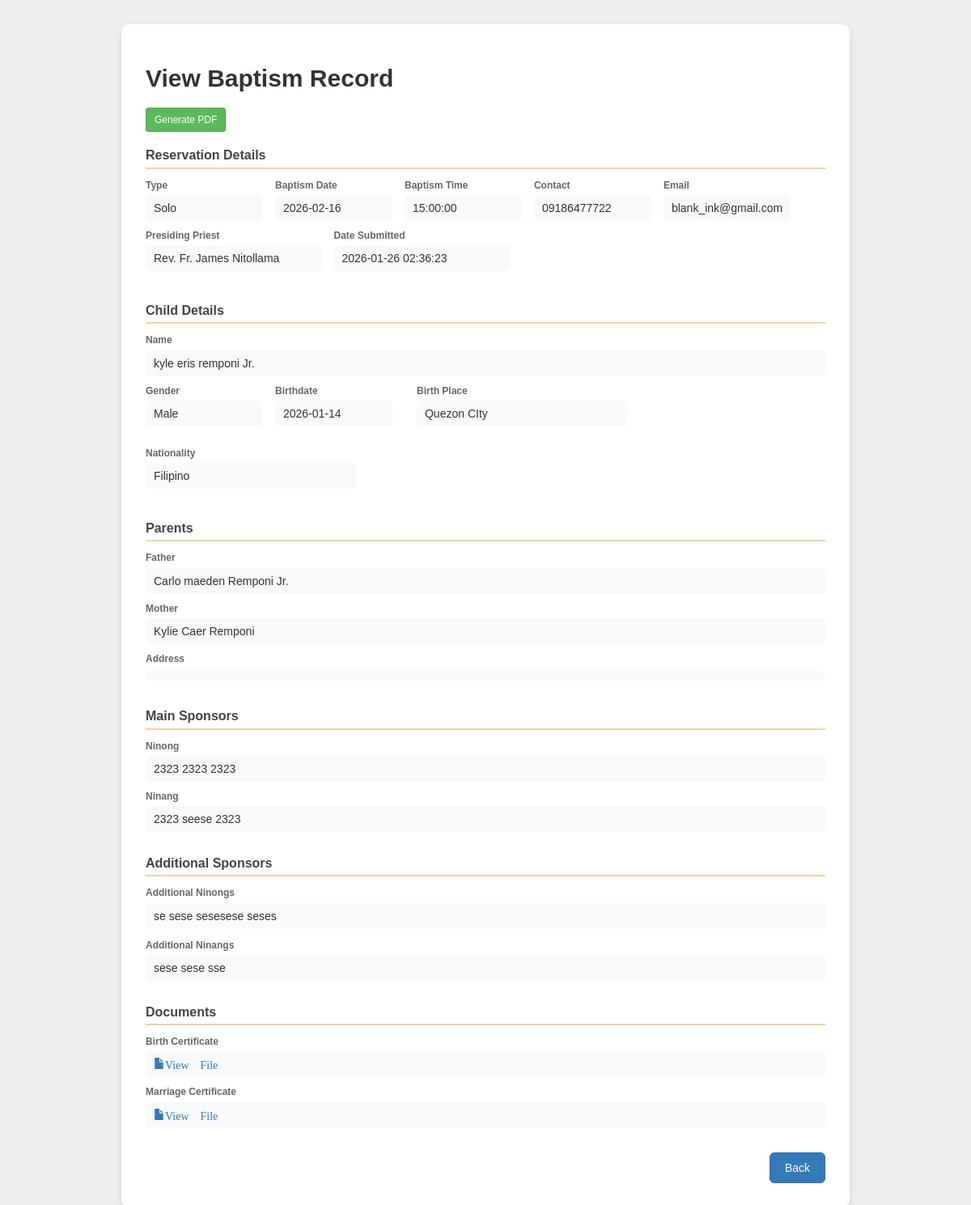
Screenshot of /private/sacraments/baptism/s_baptism_view.php?id=109 (signed in) with the database file from the repository.
### tables this page shows
CREATE TABLE `baptisms` (
  `id` int(11) NOT NULL,
  `reservation_user_id` int(11) DEFAULT NULL,
  `baptism_type` enum('Regular','Solo') NOT NULL,
  `status` varchar(20) DEFAULT 'Pending',
  `decline_reason` text DEFAULT NULL,
  `notif` tinyint(1) NOT NULL DEFAULT 0,
  `email` varchar(100) DEFAULT NULL,
  `contact` varchar(20) DEFAULT NULL,
  `date` date NOT NULL,
  `time` time DEFAULT NULL,
  `created_at` timestamp NOT NULL DEFAULT current_timestamp(),
  `rehearsal_date` date DEFAULT NULL,
  `rehearsal_time` time DEFAULT NULL,
  `child_firstname` varchar(30) NOT NULL,
  `child_middlename` varchar(30) DEFAULT NULL,
  `child_lastname` varchar(30) NOT NULL,
  `child_suffix` varchar(30) DEFAULT NULL,
  `child_gender` varchar(6) NOT NULL,
  `child_nat` varchar(12) DEFAULT 'Filipino',
  `birth_date` date NOT NULL,
  `birth_place` varchar(255) NOT NULL,
  `mother_firstname` varchar(30) NOT NULL,
  `mother_middlename` varchar(30) DEFAULT NULL,
  `mother_lastname` varchar(30) NOT NULL,
  `father_firstname` varchar(30) NOT NULL,
  `father_middlename` varchar(30) DEFAULT NULL,
  `father_lastname` varchar(30) NOT NULL,
  `father_suffix` varchar(30) DEFAULT NULL,
  `address` varchar(250) DEFAULT NULL,
  `married` varchar(3) DEFAULT NULL,
  `marriage_type` varchar(15) DEFAULT 'Single',
  `birth_certificate` varchar(300) DEFAULT NULL,
  `marriage_certificate` varchar(300) DEFAULT NULL,
  `province` varchar(30) DEFAULT NULL,
  `city` varchar(30) DEFAULT NULL,
  `street_no` varchar(30) DEFAULT NULL,
  `barangay` varchar(30) DEFAULT NULL,
  `presiding_priest` varchar(50) DEFAULT 'Rev. Fr. James Nitollama'
);

CREATE TABLE `ninong_tbl` (
  `ninong_id` int(11) NOT NULL,
  `baptism_id` int(11) DEFAULT NULL,
  `wedding_id` int(11) DEFAULT NULL,
  `confirmation_id` int(11) DEFAULT NULL,
  `ninong_firstname` varchar(30) NOT NULL,
  `ninong_middlename` varchar(30) DEFAULT NULL,
  `ninong_lastname` varchar(30) NOT NULL,
  `ninong_suffix` varchar(30) DEFAULT NULL
);

CREATE TABLE `ninang_tbl` (
  `ninang_id` int(11) NOT NULL,
  `baptism_id` int(11) DEFAULT NULL,
  `wedding_id` int(11) DEFAULT NULL,
  `confirmation_id` int(11) DEFAULT NULL,
  `ninang_firstname` varchar(30) NOT NULL,
  `ninang_middlename` varchar(30) DEFAULT NULL,
  `ninang_lastname` varchar(30) DEFAULT NULL
);

CREATE TABLE `as_ninong_tbl` (
  `as_ninong_id` int(11) NOT NULL,
  `baptism_id` int(11) DEFAULT NULL,
  `wedding_id` int(11) DEFAULT NULL,
  `confirmation_id` int(11) DEFAULT NULL,
  `as_ninong_firstname` varchar(30) NOT NULL,
  `as_ninong_middlename` varchar(30) DEFAULT NULL,
  `as_ninong_lastname` varchar(30) NOT NULL,
  `as_ninong_suffix` varchar(30) DEFAULT NULL
);

CREATE TABLE `as_ninang_tbl` (
  `as_ninang_id` int(11) NOT NULL,
  `baptism_id` int(11) DEFAULT NULL,
  `wedding_id` int(11) DEFAULT NULL,
  `confirmation_id` int(11) DEFAULT NULL,
  `as_ninang_firstname` varchar(30) NOT NULL,
  `as_ninang_middlename` varchar(30) DEFAULT NULL,
  `as_ninang_lastname` varchar(30) NOT NULL
);

### private/sacraments/baptism/s_baptism_view.php (the view, shortened to what this page needs)
<?php
require_once '../connection.php';
$id = intval($_GET['id']);
try {
    $stmt = $dbh->prepare("SELECT * FROM baptisms WHERE id=:id LIMIT 1");
    $stmt->execute([':id' => $id]);
    $baptism = $stmt->fetch(PDO::FETCH_ASSOC);
    $stmt = $dbh->prepare("SELECT * FROM ninong_tbl WHERE baptism_id=:id LIMIT 1");
    $stmt->execute([':id' => $id]);
    $ninong = $stmt->fetch(PDO::FETCH_ASSOC) ?: [];
    $stmt = $dbh->prepare("SELECT * FROM ninang_tbl WHERE baptism_id=:id LIMIT 1");
    $stmt->execute([':id' => $id]);
    $ninang = $stmt->fetch(PDO::FETCH_ASSOC) ?: [];
    $stmt = $dbh->prepare("SELECT * FROM as_ninong_tbl WHERE baptism_id=:id");
    $stmt->execute([':id' => $id]);
    $asNinongs = $stmt->fetchAll(PDO::FETCH_ASSOC);
    $stmt = $dbh->prepare("SELECT * FROM as_ninang_tbl WHERE baptism_id=:id");
    $stmt->execute([':id' => $id]);
    $asNinangs = $stmt->fetchAll(PDO::FETCH_ASSOC);
} catch (PDOException $e) {
    die("Database Error: " . $e->getMessage());
}
function v($arr, $key) {
    return htmlspecialchars($arr[$key] ?? '');
}
?>
<!doctype html>
<html lang="en">
<head>
<link href="https://maxcdn.bootstrapcdn.com/bootstrap/3.3.0/css/bootstrap.min.css" rel="stylesheet"/>
<link href='../../../stylesheets/private/sacrament_insert.css' rel='stylesheet'>
</head>
<body>
<div class="record-container">
  <h2>View Baptism Record</h2>
<a href='../../certificate/baptism_cert.php?id=<?= $baptism['id'] ?>' class='btn btn-success btn-sm'>Generate PDF</a>
  <div class="record-section">
    <h3>Reservation Details</h3>
    <div class="row record-inline">
      <div class="col-md-2 record-row"><span class="record-label">Type</span><div class="record-value"><?= v($baptism,'baptism_type') ?></div></div>
      <div class="col-md-2 record-row"><span class="record-label">Baptism Date</span><div class="record-value"><?= v($baptism,'date') ?></div></div>
      <div class="col-md-2 record-row"><span class="record-label">Baptism Time</span><div class="record-value"><?= v($baptism,'time') ?></div></div>
      <div class="col-md-2 record-row"><span class="record-label">Contact</span><div class="record-value"><?= v($baptism,'contact') ?></div></div>
      <div class="col-md-2 record-row"><span class="record-label">Email</span><div class="record-value"><?= v($baptism,'email') ?></div></div>
    </div>
    <div class="row record-inline">
      <div class="col-md-3 record-row">
        <span class="record-label">Presiding Priest</span><div class="record-value"><?= v($baptism,'presiding_priest') ?></div>
      </div>
      <div class="col-md-3 record-row">
          <span class="record-label">Date Submitted</span><div class="record-value"><?= v($baptism,'created_at') ?></div>
      </div>
    </div>
  </div>
  <div class="record-section">
    <h3>Child Details</h3>
    <div class="record-row">
      <span class="record-label">Name</span>
      <div class="record-value">
        <?= v($baptism,'child_firstname') ?>
        <?= v($baptism,'child_middlename') ?>
        <?= v($baptism,'child_lastname') ?>
        <?= v($baptism,'child_suffix') ?>
      </div>
    </div>
    <div class="row record-inline">
      <div class="col-md-2 record-row"><span class="record-label">Gender</span><div class="record-value"><?= v($baptism,'child_gender') ?></div></div>
      <div class="col-md-2 record-row"><span class="record-label">Birthdate</span><div class="record-value"><?= v($baptism,'birth_date') ?></div></div>
      <div class="col-md-4 record-row"><span class="record-label">Birth Place</span><div class="record-value"><?= v($baptism,'birth_place') ?></div></div>
      <div class="col-md-4 record-row"><span class="record-label">Nationality</span><div class="record-value"><?= v($baptism,'child_nat') ?></div></div>
    </div>
  </div>
  <div class="record-section">
    <h3>Parents</h3>
    <div class="record-row">
      <span class="record-label">Father</span>
      <div class="record-value">
        <?= v($baptism,'father_firstname') ?>
        <?= v($baptism,'father_middlename') ?>
        <?= v($baptism,'father_lastname') ?>
        <?= v($baptism,'father_suffix') ?>
      </div>
    </div>
    <div class="record-row" style="margin-top:10px;">
      <span class="record-label">Mother</span>
      <div class="record-value">
        <?= v($baptism,'mother_firstname') ?>
        <?= v($baptism,'mother_middlename') ?>
        <?= v($baptism,'mother_lastname') ?>
      </div>
    </div>
    <div class="record-row">
      <span class="record-label">Address</span>
      <div class="record-value">
      </div>
    </div>
  </div>
  <div class="record-section">
    <h3>Main Sponsors</h3>
    <div class="record-row">
      <span class="record-label">Ninong</span>
      <div class="record-value">
        <?= htmlspecialchars(trim(($ninong['ninong_firstname'] ?? '').' '.($ninong['ninong_middlename'] ?? '').' '.($ninong['ninong_lastname'] ?? '').' '.($ninong['ninong_suffix'] ?? ''))) ?>
      </div>
    </div>
    <div class="record-row" style="margin-top:10px;">
      <span class="record-label">Ninang</span>
      <div class="record-value">
        <?= htmlspecialchars(trim(($ninang['ninang_firstname'] ?? '').' '.($ninang['ninang_middlename'] ?? '').' '.($ninang['ninang_lastname'] ?? ''))) ?>
      </div>
    </div>
  </div>
  <div class="record-section">
    <h3>Additional Sponsors</h3>
    <span class="record-label">Additional Ninongs</span>
    <?php if ($asNinongs): foreach ($asNinongs as $n): ?>
      <div class="record-row">
        <div class="record-value">
          <?= htmlspecialchars(trim($n['as_ninong_firstname']." ".$n['as_ninong_middlename']." ".$n['as_ninong_lastname']." ".$n['as_ninong_suffix'])) ?>
        </div>
      </div>
    <?php endforeach; else: ?>
      <em>No additional ninongs</em>
    <?php endif; ?>
    <span class="record-label" style="margin-top:12px;">Additional Ninangs</span>
    <?php if ($asNinangs): foreach ($asNinangs as $n): ?>
      <div class="record-row">
        <div class="record-value">
          <?= htmlspecialchars(trim($n['as_ninang_firstname']." ".$n['as_ninang_middlename']." ".$n['as_ninang_lastname'])) ?>
        </div>
      </div>
    <?php endforeach; else: ?>
      <em>No additional ninangs</em>
    <?php endif; ?>
  </div>
  <div class="record-section">
    <h3>Documents</h3>
    <div class="record-row">
      <span class="record-label">Birth Certificate</span>
      <div class="record-value">
        <?php if (!empty($baptism['birth_certificate'])): ?>
          <a href="../view_file.php?file=<?= urlencode($baptism['birth_certificate']) ?>" target="_blank" class="glyphicon glyphicon-file">View File</a>
        <?php else: ?> <em>Not provided</em> <?php endif; ?>
      </div>
    </div>
    <div class="record-row">
      <span class="record-label">Marriage Certificate</span>
      <div class="record-value">
        <?php if (!empty($baptism['marriage_certificate'])): ?>
          <a href="../view_file.php?file=<?= urlencode($baptism['marriage_certificate']) ?>" target="_blank" class="glyphicon glyphicon-file">View File</a>
        <?php else: ?> <em>Not provided</em> <?php endif; ?>
      </div>
    </div>
  </div>
  <div class="record-buttons">
    <a href="#" class="btn btn-primary" onclick="window.history.back(); return false;">Back</a>
  </div>
</div>
</body>
</html>

### stylesheets/private/sacrament_insert.css (style rules this page uses)
* { margin: 0; padding: 0; box-sizing: border-box; }
a { text-decoration: none; }
:root { --poppins: 'Poppins', sans-serif; --lato: 'Lato', sans-serif; --light: #F9F9F9; --blue: #3C91E6; --grey: #eee; --dark-grey: #AAAAAA; --dark: #342E37; --red: #DB504A; --green: #418033; --success: #16a34a; --warning: #f59e0b; --danger: #dc2626; }
html, body { height: 100%; overflow-x: hidden; }
body { background: var(--grey); font-family: var(--lato); }
.record-container { max-width: 900px; margin: 30px auto; background: #fff; padding: 30px; border-radius: 10px; box-shadow: 0 4px 12px rgba(0,0,0,0.1); font-family: var(--poppins); }
.record-container h2 { font-weight: 600; margin-bottom: 20px; color: #333; }
.record-section { margin-bottom: 30px; }
.record-section h3 { font-size: 16px; font-weight: 600; color: #444; margin-bottom: 12px; padding-bottom: 6px; border-bottom: 2px solid #f1d3a8; }
.record-row { margin-bottom: 10px; font-size: 14px; color: #333; }
.record-label { font-weight: 600; display: block; font-size: 12px; color: #666; margin-bottom: 3px; }
.record-value { background: #f8f9fa; padding: 6px 10px; border-radius: 6px; display: inline-block; min-width: 100%; }
.record-inline { display: flex; flex-wrap: wrap; gap: 15px; }
.record-inline .col-md-2, .record-inline .col-md-3, .record-inline .col-md-5 { padding-left: 0; padding-right: 0; }
.record-buttons { margin-top: 25px; text-align: right; }
.record-buttons .btn { padding: 8px 18px; border-radius: 6px; font-weight: 500; }

### rows the page displays
baptisms: baptism_type "Solo", date "2026-02-16", time "15:00:00", contact "09186477722", email "blank_ink@gmail.com", presiding_priest "Rev. Fr. James Nitollama", created_at "2026-01-26 02:36:23", child_firstname "kyle", child_middlename "eris", child_lastname "remponi", child_suffix "Jr.", child_gender "Male", birth_date "2026-01-14", birth_place "Quezon CIty", child_nat "Filipino", father_firstname "Carlo", father_middlename "maeden", father_lastname "Remponi", father_suffix "Jr.", mother_firstname "Kylie", mother_middlename "Caer", mother_lastname "Remponi"
ninong_tbl: ninong_firstname+ninong_middlename+ninong_lastname "2323 2323 2323"
ninang_tbl: ninang_firstname+ninang_middlename+ninang_lastname "2323 seese 2323"
as_ninong_tbl: as_ninong_firstname+as_ninong_middlename+as_ninong_lastname "se sese sesesese seses"
as_ninang_tbl: as_ninang_firstname+as_ninang_middlename+as_ninang_lastname "sese sese sse"
